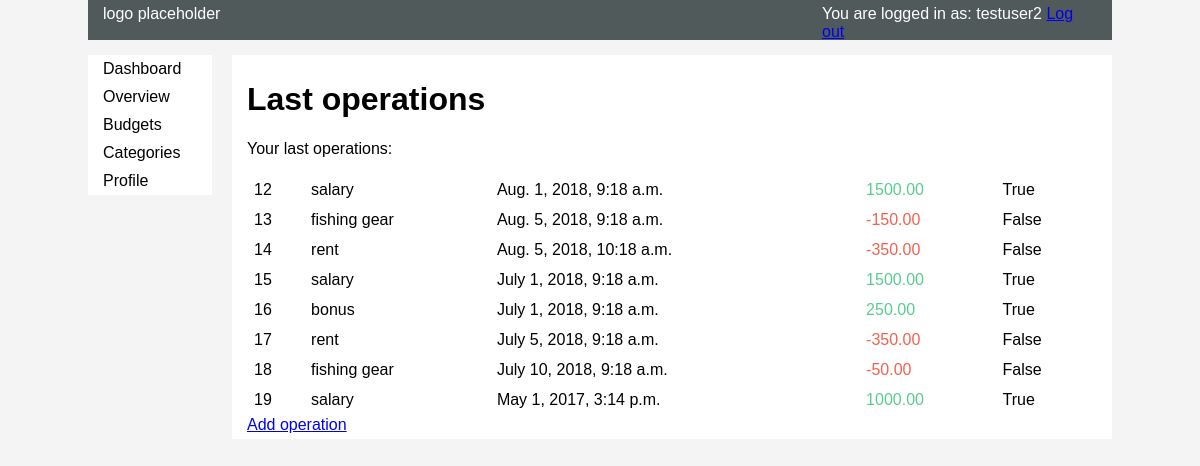
Page /budget/ (signed in) on the committed database.
### budget/models.py (models this page shows, shortened)
class Operation(models.Model):
    datetime = models.DateTimeField()
    category = models.ForeignKey(Category, on_delete=models.DO_NOTHING, null=True, blank=True)
    budget = models.ForeignKey(Budget, on_delete=models.DO_NOTHING, null=True, blank=True)
    user = models.ForeignKey(User, on_delete=models.DO_NOTHING)
    value = models.DecimalField(max_digits=8, decimal_places=2)
    is_recurring = models.BooleanField()
    is_income = models.BooleanField()
    comment = models.TextField(max_length=250, null=True, blank=True)

class Category(models.Model):
    class Meta:
        verbose_name_plural = "Categories"
    parent = models.ForeignKey('self', on_delete=models.CASCADE, null=True, blank=True)
    name = models.CharField(max_length=30)
    user = models.ForeignKey(User, null=True, blank=True, on_delete=models.DO_NOTHING)
    def __str__(self):
        return str(self.name)

### budget/views.py (the view)
# urls.py: path('', views.last_operations, name='budget_dashboard'),
@login_required
def last_operations(request):
    current_user = request.user
    operations = Operation.objects.filter(user=current_user)
    return render(request, 'budget/last_operations.html', {'operations': operations})

### budget/templates/budget/last_operations.html (shortened to what this page needs)
{% extends "base.html" %}
{% block content %}
    <h1>Last operations</h1>
    <p>Your last operations:</p>
    <table>
        {% for operation in operations %}
        <tr>
            <td>{{ operation.pk }}</td>
            <td>{{ operation.category }}</td>
            <td>{{ operation.datetime }}</td>
            <td class="income-{{ operation.is_income }}">{{ operation.value }}</td>
            <td>{{ operation.is_income }}</td>
        </tr>
        {% endfor %}
    </table>
    <a href="{% url 'budget_add_operation' %}">Add operation</a>
{% endblock %}

### account/templates/base.html (shortened to what this page needs)
<!DOCTYPE html>
{% load staticfiles %}
{% load static %}
<html lang="en">
<head>
    <link rel="stylesheet" href="{% static 'css/main.css' %}">
</head>
<body>
    <div id="container">
        <div id="header">
            <div class="logo">
                logo placeholder
            </div>
            <div class="user">
                {% if request.user.is_authenticated %}
                    You are logged in as: {{ request.user.username }}
                    <a href="{% url 'logout' %}">Log out</a>
                {% else %}
                    <a href="{% url 'login' %}">Log in</a>
                {% endif %}
            </div>
        </div>
        <div id="menu">
            {% if request.user.is_authenticated %}
                <ul class="menu">
                    <li>
                        <a href="{% url 'budget_dashboard' %}">Dashboard</a>
                    </li>
                    <li>
                        <a href="{% url 'budget_overview' %}">Overview</a>
                    </li>
                    <li>
                        <a href="{% url 'budget_view_budgets' %}">Budgets</a>
                    </li>
                    <li>
                        <a href="{% url 'budget_view_categories' %}">Categories</a>
                    </li>
                    <li>
                        <a href="{% url 'dashboard' %}">Profile</a>
                    </li>
                </ul>
            {% endif %}
        </div>
        <div id="content">
            {% block content %}
            {% endblock %}
        </div>
    </div>
</body>
</html>

### static/css/main.css (style rules this page uses)
body { font-family: Arial, Helvetica, sans-serif; margin: 0px; background-color:#f4f4f4; }
div#container { width:1024px; margin:0 auto; overflow: hidden; }
div#header { height:30px; background-color:#505a5b; padding:5px 15px; color: #ffffff; overflow: hidden; }
div#menu { width:124px; margin: 15px 10px 0px 0px; float:left; background-color:#fff; }
div#content { width:850px; margin: 15px 0px 0px 10px; padding: 5px 15px; float: left; background-color:#fff; }
div.logo { width: 124px; float: left; }
div.user { width: 275px; float: right; }
ul.menu { list-style-type: none; margin: 0; padding: 0; width: 100%; }
li a { display: block; color: #000; padding: 5px 15px; text-decoration: none; }
table { width: 100%; }
td { padding: 5px; }
.income-False { color: #ee6352; }
.income-True { color: #59cd90; }

### rows in the picture
Operation: pk "12", category "salary", datetime "Aug. 1, 2018, 9:18 a.m.", value "1500.00", is_income "True"
Operation: pk "13", category "fishing gear", datetime "Aug. 5, 2018, 9:18 a.m.", value "-150.00", is_income "False"
Operation: pk "14", category "rent", datetime "Aug. 5, 2018, 10:18 a.m.", value "-350.00", is_income "False"
Operation: pk "15", category "salary", datetime "July 1, 2018, 9:18 a.m.", value "1500.00", is_income "True"
Operation: pk "16", category "bonus", datetime "July 1, 2018, 9:18 a.m.", value "250.00", is_income "True"
Operation: pk "17", category "rent", datetime "July 5, 2018, 9:18 a.m.", value "-350.00", is_income "False"
Operation: pk "18", category "fishing gear", datetime "July 10, 2018, 9:18 a.m.", value "-50.00", is_income "False"
Operation: pk "19", category "salary", datetime "May 1, 2017, 3:14 p.m.", value "1000.00", is_income "True"

### other values in the picture
{{ request.user.username }} "testuser2"
